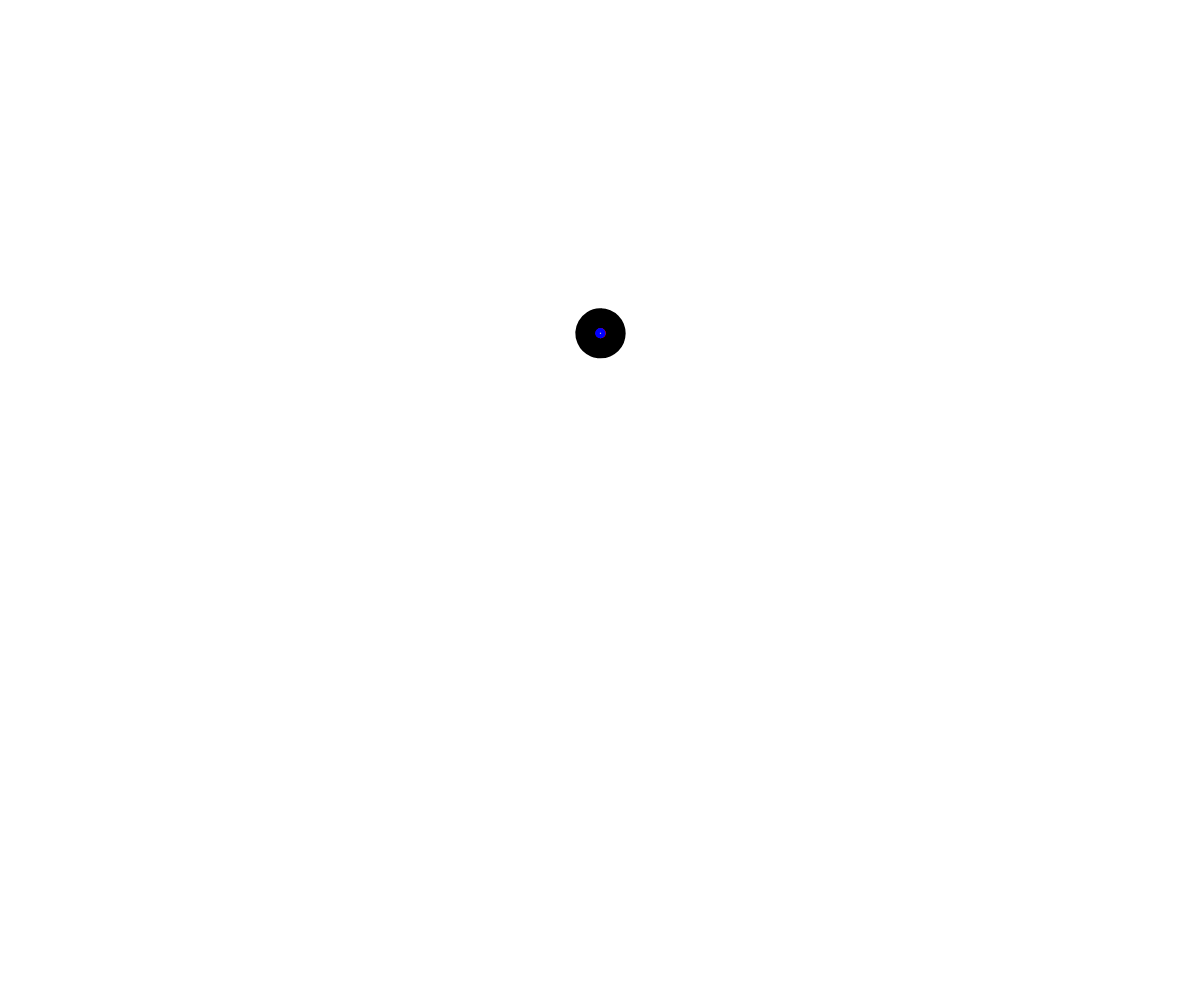
Frame 1 (no input)
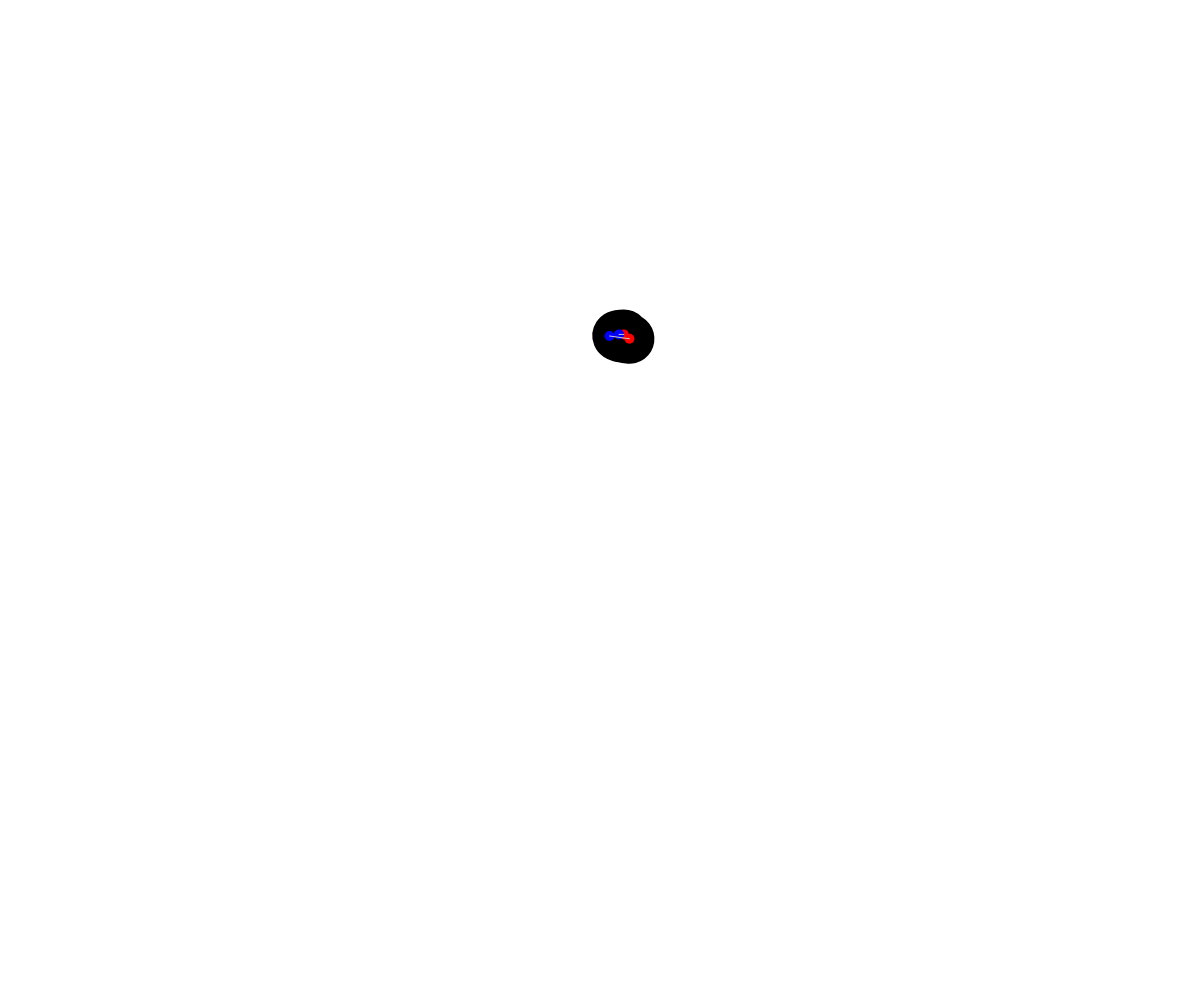
Frame 60 (no input)
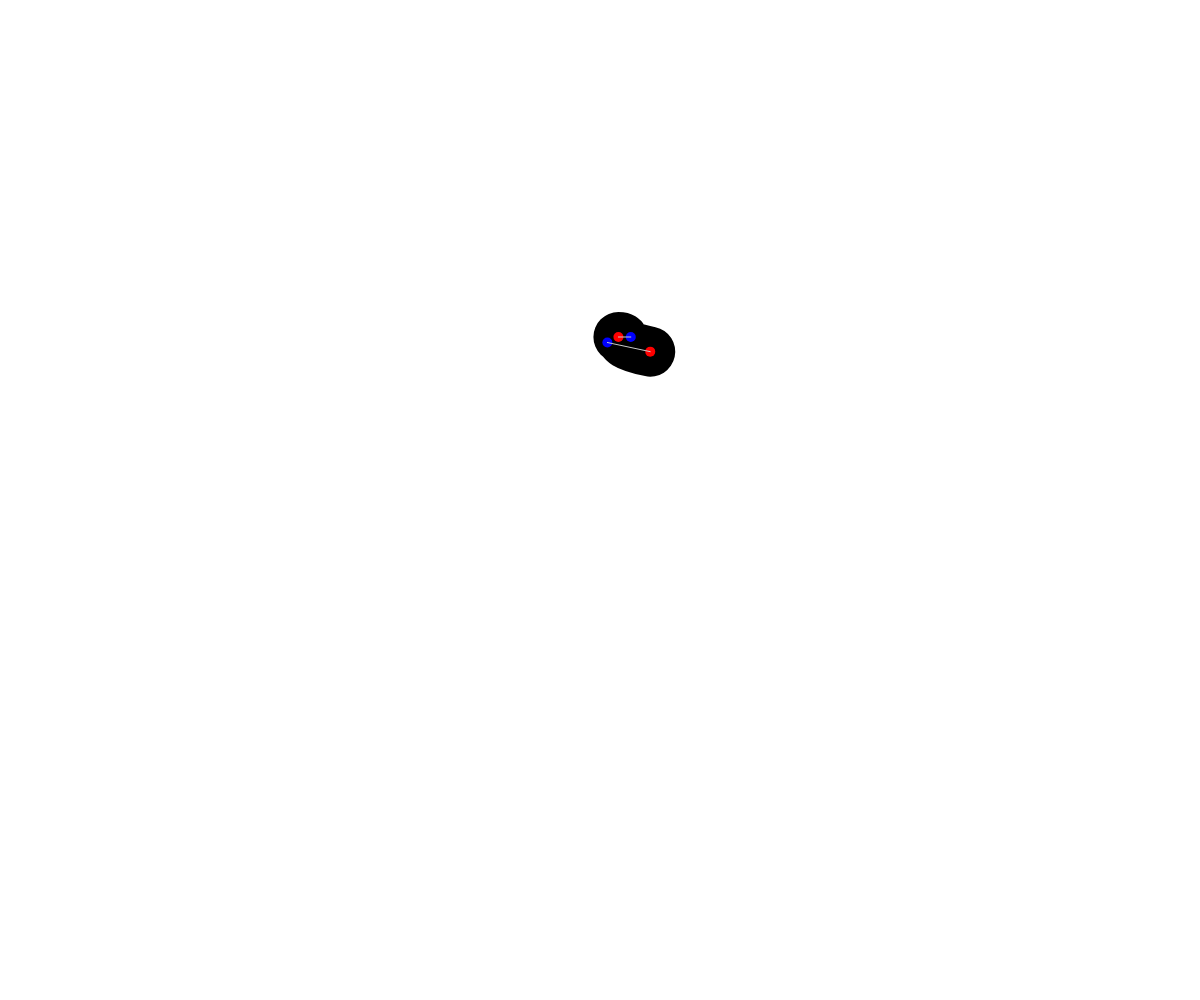
Frame 120 (the mouse pressed at the canvas centre since frame 60)

The p5.js sketch that drew these frames (run headless with seeded random() and noise() and a simulated clock; from frame 60 on, the mouse is pressed at the canvas centre):

// p5.js sketch
// ── sketch.js
/*
Mimi Yin NYU-ITP
Applying sin/cos and noise
to move a bezier curve.
*/

let anchor1X, anchor1Y, anchor2X, anchor2Y;
let control1X, control1Y, control2X, control2Y;
let t, factor;

function setup() {
  createCanvas(window.innerWidth, window.innerHeight);

  anchor1X = width/2;
  anchor1Y = height/3;
  anchor2X = width/2;
  anchor2Y = height/3;

  control1X = width/2;
  control1Y = height/3;
  control2X = width/2;
  control2Y = height/3;

  t = 0;
  factor = 1;
}


function draw() {
  background(255);
  t+=.01;

  // Adjust size of movement using noise
  factor = noise(t)*2;

  // Use sin and cos to move anchor and control points
  // Play with numbers to affect ratios of movement
  anchor1X += cos(t*2)*factor*.5;
  anchor1Y += sin(t*.33)*factor*.2;
  anchor2X += cos(t*.33)*factor*.5;
  anchor2Y += sin(t*.5)*factor*.67;

  control1X += cos(t*.67)*factor*.33;
  control1Y += sin(t*.33)*factor*.2;
  control2X += cos(t*2)*factor*.2;
  control2Y += sin(t*.33)*factor*.5;

  noFill();
  stroke(0);
  strokeWeight(50);
  bezier(anchor1X, anchor1Y, control1X, control1Y, control2X, control2Y, anchor2X, anchor2Y);

  // Red anchor points
  noStroke();
  fill(255, 0, 0);
  ellipse(anchor1X, anchor1Y, 10, 10);
  ellipse(anchor2X, anchor2Y, 10, 10);

  // Blue control points
  fill(0, 0, 255);
  ellipse(control1X, control1Y, 10, 10);
  ellipse(control2X, control2Y, 10, 10);

  stroke(200);
  strokeWeight(1);
  line(anchor1X, anchor1Y, control1X, control1Y);
  line(anchor2X, anchor2Y, control2X, control2Y);
}
